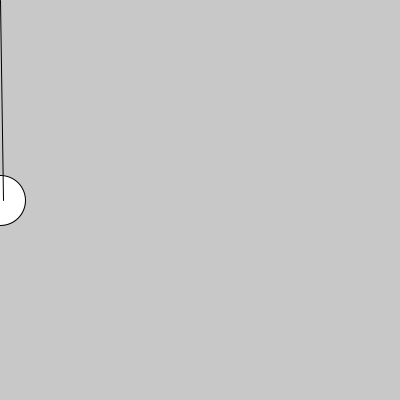
Frame 1 (no input)
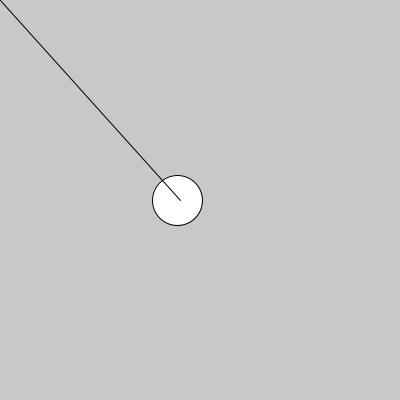
Frame 60 (the mouse pressed at the canvas centre just before this capture)
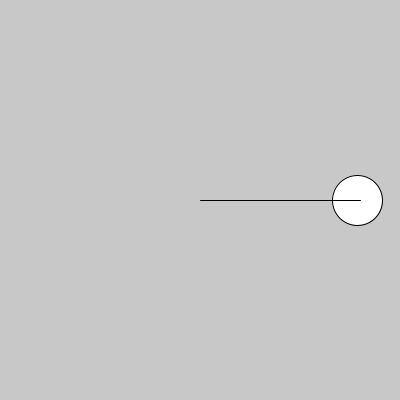
Frame 120 (the mouse held since frame 60 and released just before this capture)

The Processing sketch that drew these frames (run headless with seeded random() and noise(); from frame 60 on, the mouse is pressed at the canvas centre):

// Processing sketch: elipse_rebote_boton
// ── elipse_rebote_boton.pde
int posX = 0;
int tam = 50;
int dir = 1;
int vel = 3;
void setup(){
    size(400, 400);
}

void draw(){
  background(200);
  
  if(dist(mouseX, mouseY, posX, 200) < tam/2 ){
    fill(255,0,0);
  }else{
    fill(255);
  }
  
  ellipse(posX, 200, tam, tam);
  posX = posX + dir * vel;
  
  if(posX + tam/2 > width){
    dir = -1;
  }
  if(posX - tam/2 < 0){
    dir = 1;
  }
  line(mouseX, mouseY, posX, 200);
}

void mouseClicked(){
  if(dist(mouseX, mouseY, posX, 200) < tam/2 ){
    dir = 0;
  }
}

void keyPressed(){
  dir = 1;
}
